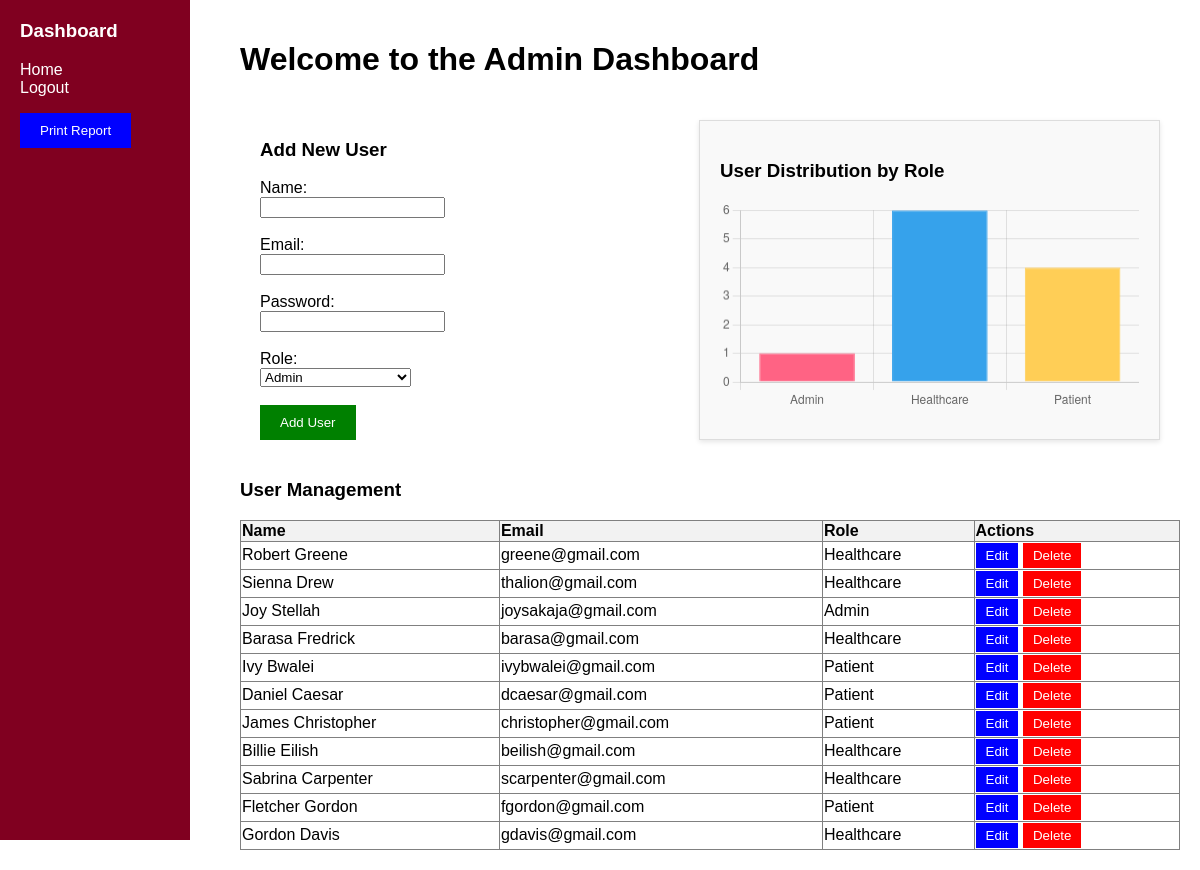
The page /admin_dashboard.php on the database its author committed.
### tables this page shows
CREATE TABLE `users` (
  `Id` int(11) NOT NULL,
  `name` varchar(100) NOT NULL,
  `email` varchar(50) NOT NULL,
  `password` varchar(255) NOT NULL,
  `role` enum('Admin','Healthcare','Patient') NOT NULL,
  `time_created` timestamp NOT NULL DEFAULT current_timestamp()
);

### admin_dashboard.php (the view, shortened to what this page needs)
<?php
$servername = "localhost";
$username = "root";
$password = "";
$dbname = "mpox";
$port = "3306";
$conn = new mysqli($servername, $username, $password, $dbname, $port);
$roleCounts = [];
$roleQuery = "SELECT role, COUNT(*) as count FROM users GROUP BY role";
$roleResults = $conn->query($roleQuery);
while ($row = $roleResults->fetch_assoc()) {
    $roleCounts[$row['role']] = $row['count'];
}
$roles = json_encode(array_keys($roleCounts));
$counts = json_encode(array_values($roleCounts));
$userSql = "SELECT * FROM users";
$users = $conn->query($userSql)->fetch_all(MYSQLI_ASSOC);
?>
<!DOCTYPE html>
<html lang="en">
<head>
</head>
<body style="font-family: Arial, sans-serif; margin: 0; padding: 0;">
    <div style="width: 150px; height: 100vh; background: #800020; color: white; position: fixed; top: 0; left: 0; padding: 20px;">
        <h3 style="margin-top: 0;">Dashboard</h3>
        <ul style="list-style: none; padding: 0;">
            <li><a href="admin_dashboard.php" style="color: white; text-decoration: none;">Home</a></li>
            <li><a href="logout.php" style="color: white; text-decoration: none;">Logout</a></li>
        </ul>
        <button id="printReport" onclick="printReport()" style="background-color: blue; color: white; padding: 10px 20px; border: none; margin-bottom: 20px;">
    Print Report
</button>
    </div>
    <div style="margin-left: 220px; padding: 20px;">
        <h1>Welcome to the Admin Dashboard</h1>
         <div class="container">
            <div class="form-container">
        <h3>Add New User</h3>
        <form method="POST" action="admin_dashboard.php">
            <label for="name">Name:</label><br>
            <input type="text" id="name" name="name" required><br><br>
            <label for="email">Email:</label><br>
            <input type="email" id="email" name="email" required><br><br>
            <label for="password">Password:</label><br>
            <input type="password" id="password" name="password" required><br><br>
            <label for="role">Role:</label><br>
            <select id="role" name="role" required>
                <option value="admin">Admin</option>
            </select><br><br>
            <button type="submit" name="add_user" style="background-color: green; color: white; padding: 10px 20px; border: none;">Add User</button>
        </form>
        </div>
        <div class="chart-container">
        <h3>User Distribution by Role</h3>
<canvas id="userChart" width="400" height="200"></canvas>
</div>
</div>
        <h3>User Management</h3>
        <table border="1" style="width: 100%; border-collapse: collapse; text-align: left;">
            <thead style="background: #f2f2f2;">
                <tr>
                    <th>Name</th>
                    <th>Email</th>
                    <th>Role</th>
                    <th>Actions</th>
                </tr>
            </thead>
            <tbody>
                <?php foreach ($users as $user): ?>
                    <tr>
                        <td><?= htmlspecialchars($user['name']) ?></td>
                        <td><?= htmlspecialchars($user['email']) ?></td>
                        <td><?= htmlspecialchars($user['role']) ?></td>
                        <td>
                            <button onclick="editUser(<?= $user['Id'] ?>, '<?= htmlspecialchars($user['name']) ?>', '<?= htmlspecialchars($user['email']) ?>', '<?= htmlspecialchars($user['role']) ?>')" style="background-color: blue; color: white; padding: 5px 10px; border: none; cursor: pointer;">Edit</button>
                            <a href="admin_dashboard.php?delete_id=<?= $user['Id'] ?>" onclick="return confirm('Are you sure you want to delete this user?');">
                                <button style="background-color: red; color: white; padding: 5px 10px; border: none; cursor: pointer;">Delete</button>
                            </a>
                        </td>
                    </tr>
                <?php endforeach; ?>
            </tbody>
        </table>
    </div>
<script>
    const ctx = document.getElementById('userChart').getContext('2d');
    const userChart = new Chart(ctx, {
        type: 'bar', // You can change this to 'pie' or 'line' as needed
        data: {
            labels: <?= $roles ?>, // Labels (Role names from PHP)
            datasets: [{
                label: 'Number of Users',
                data: <?= $counts ?>, // Count of users per role from PHP
                backgroundColor: ['#FF6384', '#36A2EB', '#FFCE56'], // Colors for bars
                borderColor: ['#FF6384', '#36A2EB', '#FFCE56'], // Border color for bars
                borderWidth: 1
            }]
        },
        options: {
            responsive: true,
            plugins: {
                legend: {
                    display: false
                }
            },
            scales: {
                y: {
                    beginAtZero: true
                }
            }
        }
    });
</script>
</body>
</html>

### admin_dashboard.php (style rules this page uses)
.container { display: flex; justify-content: space-between; gap: 20px; padding: 20px; }
.form-container, .chart-container { width: 48%; }
.chart-container { background: #f9f9f9; padding: 20px; border: 1px solid #ddd; box-shadow: 0 2px 5px rgba(0, 0, 0, 0.1); }
canvas { width: 100%; height: auto; }

### rows shown on the page
users: name "Robert Greene", email "greene@gmail.com", role "Healthcare"
users: name "Sienna Drew", email "thalion@gmail.com", role "Healthcare"
users: name "Joy Stellah", email "joysakaja@gmail.com", role "Admin"
users: name "Barasa Fredrick", email "barasa@gmail.com", role "Healthcare"
users: name "Ivy Bwalei", email "ivybwalei@gmail.com", role "Patient"
users: name "Daniel Caesar", email "dcaesar@gmail.com", role "Patient"
users: name "James Christopher", email "christopher@gmail.com", role "Patient"
users: name "Billie Eilish", email "beilish@gmail.com", role "Healthcare"
users: name "Sabrina Carpenter", email "scarpenter@gmail.com", role "Healthcare"
users: name "Fletcher Gordon", email "fgordon@gmail.com", role "Patient"
users: name "Gordon Davis", email "gdavis@gmail.com", role "Healthcare"

### other values the page prints
chart data {{ $roles }} ["Admin","Healthcare","Patient"]
chart data {{ $counts }} ["1","6","4"]
